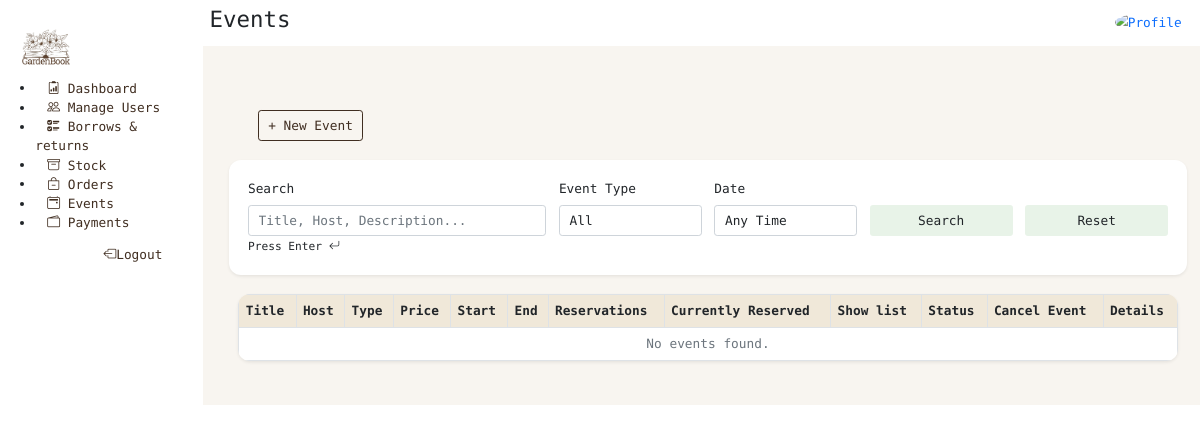
Before: /manage-event with the older database file.
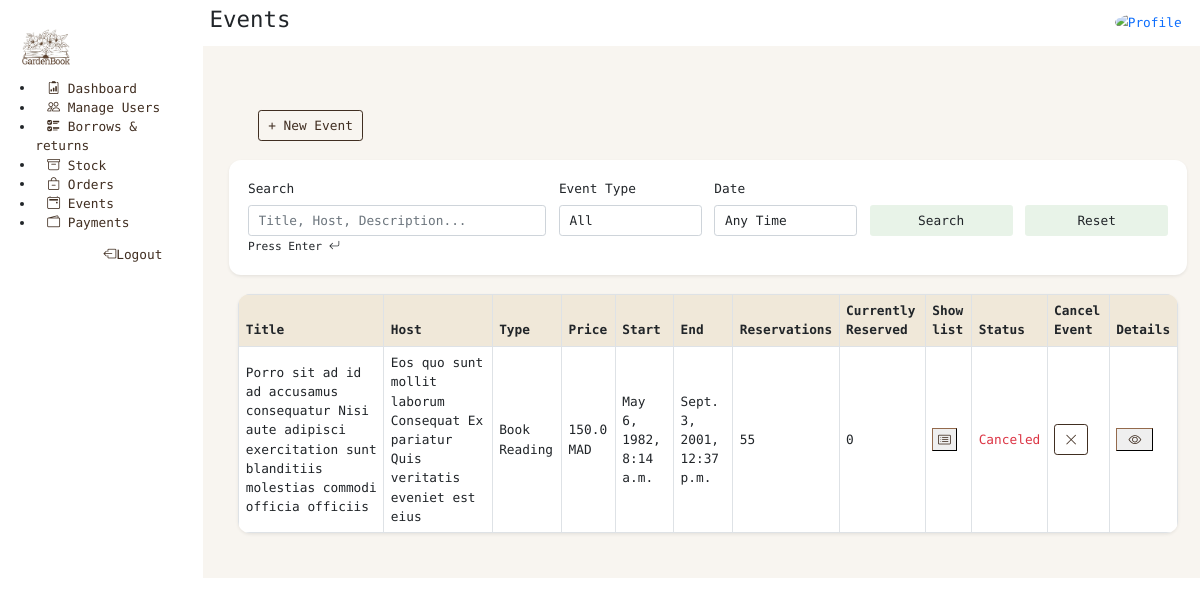
After: the same page with the newer database file.
### theApp/models.py (models this page shows, shortened)
class Event(models.Model):
    title = models.CharField(max_length=200)
    host = models.CharField(max_length=200, blank=True, null=True)
    poster = models.ImageField(upload_to='event_posters/', null=True, blank=True, default='event_posters/default_poster.jpg')
    description = models.TextField()
    event_price = models.FloatField(default=0.0)
    audience = models.CharField(max_length=20, choices=AudienceType.choices, default="")
    location = models.CharField(max_length=255)
    start_datetime = models.DateTimeField()
    end_datetime = models.DateTimeField()
    nbr_reservations = models.IntegerField(default=0)
    current_reservations = models.IntegerField(default=0)
    guests = models.ManyToManyField(Person, blank=True, related_name='events')
    created_at = models.DateTimeField(auto_now_add=True)
    event_type = models.CharField(max_length=20, choices=EventType.choices, default="")
    is_public = models.BooleanField(default=True)
    is_canceled = models.BooleanField(default=False)

### theApp/views.py (the view)
# urls.py: path('manage-event', views.event_staff, name='manage-event'),
def event_staff(request):
  events = Event.objects.all()
  query = request.GET.get("q", "")
  event_type = request.GET.get("event_type", "")
  date_filter = request.GET.get("date_filter", "")
  create_form = EventCreateForm()
  edit_forms = {event.id: EventEditForm(instance=event) for event in events}
  if query:
    events = events.filter(
      Q(title__icontains=query) |
      Q(host__icontains=query) |
      Q(description__icontains=query)
    )
  if event_type:
    events = events.filter(event_type=event_type)
  today = timezone.now().date()
  if date_filter == "year":
    events = events.filter(start_datetime__year=today.year)
  elif date_filter == "month":
      events = events.filter(start_datetime__year=today.year, start_datetime__month=today.month)
  elif date_filter == "week":
      start_of_week = today - timedelta(days=today.weekday())
      end_of_week = start_of_week + timedelta(days=6)
      events = events.filter(start_datetime__date__range=(start_of_week, end_of_week))
  types = Event.objects.values_list("event_type", flat=True).distinct()
  context = {
      "events": events.order_by("-start_datetime"),
      "types": types,
      "create_form": create_form,
      "edit_forms": edit_forms,
  }
  return render(request, "manage_event.html", context)

### templates/manage_event.html (shortened to what this page needs)
{% extends 'baseLibrarian.html' %}
{% load static %}
{% load crispy_forms_tags %}
{% block page %}Events{% endblock %}
{% block content %}
<div class="py-5 bg-light-brown">
  <div class="container-fluid row m-2">
    <div class="row">
      <div class="col-auto m-4">
        <button class="btn btn-outline-brown" data-bs-toggle="modal" data-bs-target="#createEventModal">
          + New Event
        </button>
      </div>
    </div>
    <form method="GET" class="bg-white shadow-sm rounded-20 p-4 mb-4">
      <div class="row g-3 align-items-end">
        <div class="col-md-4">
          <label for="q" class="form-label">Search</label>
          <input type="search" name="q" class="form-control" placeholder="Title, Host, Description...">
        </div>
        <div class="col-md-2">
          <label for="event_type" class="form-label">Event Type</label>
          <select name="event_type" id="event_type" class="form-control">
            <option value="">All</option>
          </select>
        </div>
        <div class="col-md-2">
          <label for="date_filter" class="form-label">Date</label>
          <select name="date_filter" id="date_filter" class="form-control">
            <option value="">Any Time</option>
          </select>
        </div>
        <div class="col-md-2">
          <button class="btn btn-green w-100" type="submit">Search</button>
        </div>
        <div class="col-md-2">
          <a href="{% url 'manage-event' %}" class="btn btn-green w-100">Reset</a>
        </div>
      </div>
      <small>Press Enter <i class="bi bi-arrow-return-left"></i></small>
    </form>
    <div class="col">
      <div class="overflow-hidden shadow-sm p-0 rounded-20">
        <table class="table table-bordered table-hover align-middle m-0">
          <thead class="bg-brown-second">
            <tr>
              <th>Title</th>
              <th>Host</th>
              <th>Type</th>
              <th>Price</th>
              <th>Start</th>
              <th>End</th>
              <th>Reservations</th>
              <th>Currently Reserved</th>
              <th>Show list</th>
              <th>Status</th>
              <th>Cancel Event</th>
              <th>Details</th>
            </tr>
          </thead>
          <tbody class="bg-white">
            {% for event in events %}
            <tr>
              <td>{{ event.title }}</td>
              <td>{{ event.host }}</td>
              <td>{{ event.event_type }}</td>
              <td>{{ event.event_price }} MAD</td>
              <td>{{ event.start_datetime }}</td>
              <td>{{ event.end_datetime }}</td>
              <td>{{ event.nbr_reservations }}</td>
              <td>{{ event.current_reservations }}</td>
              <td>
                <button type="button" class="btn-outline-brown" data-bs-toggle="modal"
                  data-bs-target="#reservationList{{ event.id }}"><i class="bi bi-card-list"></i></button>
              </td>
              <td>
                {% if event.is_canceled %}
                <span class="text-danger">Canceled</span>
                {% else %}
                <span class="text-success">Active</span>
                {% endif %}
              </td>
              <td>
                <a href="{% url 'cancel-event' event.id %}" class="btn btn-outline-brown"><i class="bi bi-x-lg"></i></a>
              </td>
              <td>
                <button type="button" class="btn-outline-brown" data-bs-toggle="modal"
                  data-bs-target="#eventDetails{{ event.id }}"><i class="bi bi-eye p-2"></i></button>
              </td>
            </tr>
            {% empty %}
            <tr>
              <td colspan="13" class="text-center text-muted">No events found.</td>
            </tr>
            {% endfor %}
          </tbody>
        </table>
      </div>
    </div>
  </div>
</div>
{% endblock %}

Changed rows visible on the page:
added Event: title "Porro sit ad id ad accusamus consequatur Nisi aute adipisci exercitation sunt blanditiis molestias commodi officia officiis", host "Eos quo sunt mollit laborum Consequat Ex pariatur Quis veritatis eveniet est eius", event_type "Book Reading", event_price "150.0", start_datetime "May 6, 1982, 8:14 a.m.", end_datetime "Sept. 3, 2001, 12:37 p.m.", nbr_reservations "55", current_reservations "0", is_canceled "Canceled"
Other visible differences:
text no longer shown: "No events found."
